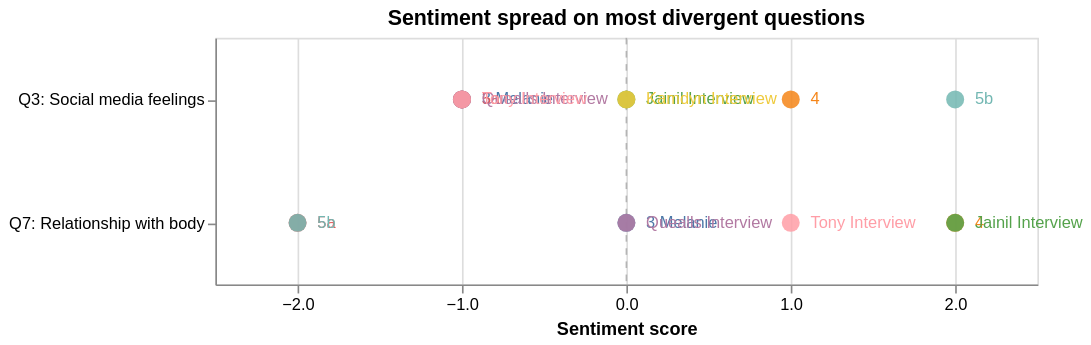

Notebook cell for this chart:
### Markdown cell above
---
## Viz 3: Dot strip plot — sentiment spread on key questions

Shows individual participant positions on Q3 (social media feelings) and Q7 (body relationship) — the two most divergent questions.

### Tableau instructions
1. Open `viz3_sentiment_strip.csv`
2. Drag `question_short` to **Rows**
3. Drag `sentiment` to **Columns** (make sure it's set to Dimension, not measure — right-click -> Dimension)
4. Actually, keep as measure with AGG set to MIN or use it on Detail
5. Better approach: Drag `sentiment` to Columns as continuous. Drag `participant_short` to **Detail**
6. Change mark type to **Circle**, increase size
7. Drag `participant_short` to **Color**
8. Drag `participant_short` to **Label**
9. Edit x-axis: fixed range -2 to 2, add a reference line at 0
10. Add a reference line: right-click axis -> Add Reference Line -> Constant value = 0, gray dashed

### Code cell
# Get Q3 and Q7 data
q3 = ca[ca["question"].str.startswith("Q3.")].copy()
q7 = ca[ca["question"].str.startswith("Q7.")].copy()

q3["question_short"] = "Q3: Social media feelings"
q7["question_short"] = "Q7: Relationship with body"

strip_data = pd.concat([q3, q7], ignore_index=True)
strip_data["participant_short"] = strip_data["participant"].apply(short_name)
strip_data = strip_data.dropna(subset=["sentiment"])

# Jitter y slightly to avoid overlap
np.random.seed(42)
strip_data["jitter"] = np.random.uniform(-0.15, 0.15, len(strip_data))

points = alt.Chart(strip_data).mark_circle(size=120, opacity=0.85).encode(
    x=alt.X("sentiment:Q", title="Sentiment score",
            scale=alt.Scale(domain=[-2.5, 2.5]),
            axis=alt.Axis(values=[-2, -1, 0, 1, 2])),
    y=alt.Y("question_short:N", title=None),
    color=alt.Color("participant_short:N", title="Participant",
                    scale=alt.Scale(scheme="tableau10")),
    tooltip=["participant_short", "question_short", "sentiment"]
)

labels = alt.Chart(strip_data).mark_text(dx=12, fontSize=10, align="left").encode(
    x=alt.X("sentiment:Q"),
    y=alt.Y("question_short:N"),
    text="participant_short:N",
    color=alt.Color("participant_short:N", legend=None,
                    scale=alt.Scale(scheme="tableau10")),
)

rule = alt.Chart(pd.DataFrame({"x": [0]})).mark_rule(
    color="gray", strokeDash=[4, 4], opacity=0.5
).encode(x="x:Q")

viz3 = (rule + points + labels).properties(
    width=500,
    height=150,
    title="Sentiment spread on most divergent questions"
)

strip_data.to_csv("viz_exports/viz3_sentiment_strip.csv", index=False)
viz3

### Figure 1 — Vega-Lite specification as saved in the notebook (floating-point values rounded to 4 significant figures)
{"config": {"view": {"continuousWidth": 300, "continuousHeight": 300}}, "layer": [{"data": {"name": "data-d285a7403ed98ae579761d64a864032b"}, "mark": {"type": "rule", "color": "gray", "opacity": 0.5, "strokeDash": [4, 4]}, "encoding": {"x": {"field": "x", "type": "quantitative"}}}, {"data": {"name": "data-adf07127e947d2b3503556678f8c476e"}, "mark": {"type": "circle", "opacity": 0.85, "size": 120}, "encoding": {"color": {"field": "participant_short", "scale": {"scheme": "tableau10"}, "title": "Participant", "type": "nominal"}, "tooltip": [{"field": "participant_short", "type": "nominal"}, {"field": "question_short", "type": "nominal"}, {"field": "sentiment", "type": "quantitative"}], "x": {"axis": {"values": [-2, -1, 0, 1, 2]}, "field": "sentiment", "scale": {"domain": [-2.5, 2.5]}, "title": "Sentiment score", "type": "quantitative"}, "y": {"field": "question_short", "title": null, "type": "nominal"}}}, {"data": {"name": "data-adf07127e947d2b3503556678f8c476e"}, "mark": {"type": "text", "align": "left", "dx": 12, "fontSize": 10}, "encoding": {"color": {"field": "participant_short", "legend": null, "scale": {"scheme": "tableau10"}, "type": "nominal"}, "text": {"field": "participant_short", "type": "nominal"}, "x": {"field": "sentiment", "type": "quantitative"}, "y": {"field": "question_short", "type": "nominal"}}}], "height": 150, "title": "Sentiment spread on most divergent questions", "width": 500, "$schema": "https://vega.github.io/schema/vega-lite/v5.20.1.json", "datasets": {"data-d285a7403ed98ae579761d64a864032b": [{"x": 0}], "data-adf07127e947d2b3503556678f8c476e": [{"participant": "Interview 3 Melanie.txt", "question": "Q3. How does scrolling through content on social media make you feel?", "answer": "Scrolling through social media makes the interviewee feel 'absent-minded and like I'm not really experiencing anything'.", "themes": "social_media_influence", "theme_count": 1, "sentiment": -1.0, "summary_tag": "absent-minded feeling", "theme_time_constraints": 0, "theme_body_image": 0, "theme_social_media_influence": 1, "theme_lack_of_knowledge": 0, "theme_low_motivation": 0, "theme_gym_intimidation": 0, "theme_social_support": 0, "theme_nutrition_energy": 0, "theme_cost_access": 0, "theme_mental_health": 0, "theme_positive_self_image": 0, "theme_intrinsic_motivation": 0, "theme_extrinsic_motivation": 0, "theme_autonomy_preference": 0, "theme_past_athletic_identity": 0, "question_short": "Q3: Social media feelings", "participant_short": "3 Melanie", "jitter": -0.03764}, {"participant": "Interview 4.txt", "question": "Q3. How does scrolling through content on social media make you feel?", "answer": "Scrolling through social media makes the interviewee laugh and allows them to catch up with friends.", "themes": "social_media_influence", "theme_count": 1, "sentiment": 1.0, "summary_tag": "social media positivity", "theme_time_constraints": 0, "theme_body_image": 0, "theme_social_media_influence": 1, "theme_lack_of_knowledge": 0, "theme_low_motivation": 0, "theme_gym_intimidation": 0, "theme_social_support": 0, "theme_nutrition_energy": 0, "theme_cost_access": 0, "theme_mental_health": 0, "theme_positive_self_image": 0, "theme_intrinsic_motivation": 0, "theme_extrinsic_motivation": 0, "theme_autonomy_preference": 0, "theme_past_athletic_identity": 0, "question_short": "Q3: Social media feelings", "participant_short": "4", "jitter": 0.1352}, {"participant": "Interview 5a.txt", "question": "Q3. How does scrolling through content on social media make you feel?", "answer": "Scrolling through social media makes the interviewee feel like they want to travel and feel behind in life, but they also use it as a way to relax. As they said, 'it's a way to relax/a reward, but afterwards, I find myself comparing.'", "themes": "social_media_influence, body_image", "theme_count": 2, "sentiment": -1.0, "summary_tag": "social comparison", "theme_time_constraints": 0, "theme_body_image": 1, "theme_social_media_influence": 1, "theme_lack_of_knowledge": 0, "theme_low_motivation": 0, "theme_gym_intimidation": 0, "theme_social_support": 0, "theme_nutrition_energy": 0, "theme_cost_access": 0, "theme_mental_health": 0, "theme_positive_self_image": 0, "theme_intrinsic_motivation": 0, "theme_extrinsic_motivation": 0, "theme_autonomy_preference": 0, "theme_past_athletic_identity": 0, "question_short": "Q3: Social media feelings", "participant_short": "5a", "jitter": 0.0696}, {"participant": "Interview 5b.txt", "question": "Q3. How does scrolling through content on social media make you feel?", "answer": "Scrolling through social media makes the interviewee feel good, builds dopamine, and is emotionally captivating.", "themes": "social_media_influence, positive_self_image", "theme_count": 2, "sentiment": 2.0, "summary_tag": "social media positivity", "theme_time_constraints": 0, "theme_body_image": 0, "theme_social_media_influence": 1, "theme_lack_of_knowledge": 0, "theme_low_motivation": 0, "theme_gym_intimidation": 0, "theme_social_support": 0, "theme_nutrition_energy": 0, "theme_cost_access": 0, "theme_mental_health": 0, "theme_positive_self_image": 1, "theme_intrinsic_motivation": 0, "theme_extrinsic_motivation": 0, "theme_autonomy_preference": 0, "theme_past_athletic_identity": 0, "question_short": "Q3: Social media feelings", "participant_short": "5b", "jitter": 0.0296}, {"participant": "Jainil Interview.txt", "question": "Q3. How does scrolling through content on social media make you feel?", "answer": "The interviewee experiences a range of emotions, including happiness, sadness, and everything in between.", "themes": "social_media_influence", "theme_count": 1, "sentiment": 0.0, "summary_tag": "mixed emotions", "theme_time_constraints": 0, "theme_body_image": 0, "theme_social_media_influence": 1, "theme_lack_of_knowledge": 0, "theme_low_motivation": 0, "theme_gym_intimidation": 0, "theme_social_support": 0, "theme_nutrition_energy": 0, "theme_cost_access": 0, "theme_mental_health": 0, "theme_positive_self_image": 0, "theme_intrinsic_motivation": 0, "theme_extrinsic_motivation": 0, "theme_autonomy_preference": 0, "theme_past_athletic_identity": 0, "question_short": "Q3: Social media feelings", "participant_short": "Jainil Interview", "jitter": -0.1032}, {"participant": "Kamdyn Interview.txt", "question": "Q3. How does scrolling through content on social media make you feel?", "answer": "The interviewee's feelings depend on the platform; YouTube is used for infotainment, while Instagram is for mindless fun, with 15-20 minutes spent scrolling through their feed and the rest on the explore page.", "themes": "social_media_influence", "theme_count": 1, "sentiment": 0.0, "summary_tag": "neutral social media", "theme_time_constraints": 0, "theme_body_image": 0, "theme_social_media_influence": 1, "theme_lack_of_knowledge": 0, "theme_low_motivation": 0, "theme_gym_intimidation": 0, "theme_social_support": 0, "theme_nutrition_energy": 0, "theme_cost_access": 0, "theme_mental_health": 0, "theme_positive_self_image": 0, "theme_intrinsic_motivation": 0, "theme_extrinsic_motivation": 0, "theme_autonomy_preference": 0, "theme_past_athletic_identity": 0, "question_short": "Q3: Social media feelings", "participant_short": "Kamdyn Interview", "jitter": -0.1032}, {"participant": "Quealls Interview.txt", "question": "Q3. How does scrolling through content on social media make you feel?", "answer": "Scrolling through social media makes the interviewee feel like they are too dependent on technology and social media for gratification.", "themes": "social_media_influence, mental_health", "theme_count": 2, "sentiment": -1.0, "summary_tag": "technology dependence", "theme_time_constraints": 0, "theme_body_image": 0, "theme_social_media_influence": 1, "theme_lack_of_knowledge": 0, "theme_low_motivation": 0, "theme_gym_intimidation": 0, "theme_social_support": 0, "theme_nutrition_energy": 0, "theme_cost_access": 0, "theme_mental_health": 1, "theme_positive_self_image": 0, "theme_intrinsic_motivation": 0, "theme_extrinsic_motivation": 0, "theme_autonomy_preference": 0, "theme_past_athletic_identity": 0, "question_short": "Q3: Social media feelings", "participant_short": "Quealls Interview", "jitter": -0.1326}, {"participant": "Tony Interview.txt", "question": "Q3. How does scrolling through content on social media make you feel?", "answer": "The interviewee feels a mix of emotions, including anticipation and distraction, due to social media's design to activate their dopamine circuitry, making them feel like they're wasting time but also getting some valuable content.", "themes": "social_media_influence", "theme_count": 1, "sentiment": -1.0, "summary_tag": "mixed emotions", "theme_time_constraints": 0, "theme_body_image": 0, "theme_social_media_influence": 1, "theme_lack_of_knowledge": 0, "theme_low_motivation": 0, "theme_gym_intimidation": 0, "theme_social_support": 0, "theme_nutrition_energy": 0, "theme_cost_access": 0, "theme_mental_health": 0, "theme_positive_self_image": 0, "theme_intrinsic_motivation": 0, "theme_extrinsic_motivation": 0, "theme_autonomy_preference": 0, "theme_past_athletic_identity": 0, "question_short": "Q3: Social media feelings", "participant_short": "Tony Interview", "jitter": 0.1099}, {"participant": "Interview 3 Melanie.txt", "question": "Q7. How would you describe your relationship with your body currently?", "answer": "The interviewee describes their relationship with their body as 'neutral enough' but is constantly trying to improve.", "themes": "body_image", "theme_count": 1, "sentiment": 0.0, "summary_tag": "neutral body image", "theme_time_constraints": 0, "theme_body_image": 1, "theme_social_media_influence": 0, "theme_lack_of_knowledge": 0, "theme_low_motivation": 0, "theme_gym_intimidation": 0, "theme_social_support": 0, "theme_nutrition_energy": 0, "theme_cost_access": 0, "theme_mental_health": 0, "theme_positive_self_image": 0, "theme_intrinsic_motivation": 0, "theme_extrinsic_motivation": 0, "theme_autonomy_preference": 0, "theme_past_athletic_identity": 0, "question_short": "Q7: Relationship with body", "participant_short": "3 Melanie", "jitter": 0.03033}, {"participant": "Interview 4.txt", "question": "Q7. How would you describe your relationship with your body currently?", "answer": "The interviewee describes their current relationship with their body as 'good'.", "themes": "body_image, positive_self_image", "theme_count": 2, "sentiment": 2.0, "summary_tag": "body positivity", "theme_time_constraints": 0, "theme_body_image": 1, "theme_social_media_influence": 0, "theme_lack_of_knowledge": 0, "theme_low_motivation": 0, "theme_gym_intimidation": 0, "theme_social_support": 0, "theme_nutrition_energy": 0, "theme_cost_access": 0, "theme_mental_health": 0, "theme_positive_self_image": 1, "theme_intrinsic_motivation": 0, "theme_extrinsic_motivation": 0, "theme_autonomy_preference": 0, "theme_past_athletic_identity": 0, "question_short": "Q7: Relationship with body", "participant_short": "4", "jitter": 0.06242}, {"participant": "Interview 5a.txt", "question": "Q7. How would you describe your relationship with your body currently?", "answer": "The interviewee describes their relationship with their body as 'negative' and expresses dissatisfaction with their current physical shape, mentioning struggles with overindulgence in food and a mental game where their body is seen as a reward.", "themes": "body_image, mental_health", "theme_count": 2, "sentiment": -2.0, "summary_tag": "body dissatisfaction", "theme_time_constraints": 0, "theme_body_image": 1, "theme_social_media_influence": 0, "theme_lack_of_knowledge": 0, "theme_low_motivation": 0, "theme_gym_intimidation": 0, "theme_social_support": 0, "theme_nutrition_energy": 0, "theme_cost_access": 0, "theme_mental_health": 1, "theme_positive_self_image": 0, "theme_intrinsic_motivation": 0, "theme_extrinsic_motivation": 0, "theme_autonomy_preference": 0, "theme_past_athletic_identity": 0, "question_short": "Q7: Relationship with body", "participant_short": "5a", "jitter": -0.1438}, {"participant": "Interview 5b.txt", "question": "Q7. How would you describe your relationship with your body currently?", "answer": "The interviewee describes their relationship with their body as abusive and neglectful.", "themes": "body_image, mental_health", "theme_count": 2, "sentiment": -2.0, "summary_tag": "abusive body relationship", "theme_time_constraints": 0, "theme_body_image": 1, "theme_social_media_influence": 0, "theme_lack_of_knowledge": 0, "theme_low_motivation": 0, "theme_gym_intimidation": 0, "theme_social_support": 0, "theme_nutrition_energy": 0, "theme_cost_access": 0, "theme_mental_health": 1, "theme_positive_self_image": 0, "theme_intrinsic_motivation": 0, "theme_extrinsic_motivation": 0, "theme_autonomy_preference": 0, "theme_past_athletic_identity": 0, "question_short": "Q7: Relationship with body", "participant_short": "5b", "jitter": 0.141}, {"participant": "Jainil Interview.txt", "question": "Q7. How would you describe your relationship with your body currently?", "answer": "The interviewee feels great about their body.", "themes": "positive_self_image, body_image", "theme_count": 2, "sentiment": 2.0, "summary_tag": "body positivity", "theme_time_constraints": 0, "theme_body_image": 1, "theme_social_media_influence": 0, "theme_lack_of_knowledge": 0, "theme_low_motivation": 0, "theme_gym_intimidation": 0, "theme_social_support": 0, "theme_nutrition_energy": 0, "theme_cost_access": 0, "theme_mental_health": 0, "theme_positive_self_image": 1, "theme_intrinsic_motivation": 0, "theme_extrinsic_motivation": 0, "theme_autonomy_preference": 0, "theme_past_athletic_identity": 0, "question_short": "Q7: Relationship with body", "participant_short": "Jainil Interview", "jitter": 0.09973}, {"participant": "Quealls Interview.txt", "question": "Q7. How would you describe your relationship with your body currently?", "answer": "The interviewee is fine with how they look but acknowledges they could improve by eating less.", "themes": "body_image", "theme_count": 1, "sentiment": 0.0, "summary_tag": "body acceptance", "theme_time_constraints": 0, "theme_body_image": 1, "theme_social_media_influence": 0, "theme_lack_of_knowledge": 0, "theme_low_motivation": 0, "theme_gym_intimidation": 0, "theme_social_support": 0, "theme_nutrition_energy": 0, "theme_cost_access": 0, "theme_mental_health": 0, "theme_positive_self_image": 0, "theme_intrinsic_motivation": 0, "theme_extrinsic_motivation": 0, "theme_autonomy_preference": 0, "theme_past_athletic_identity": 0, "question_short": "Q7: Relationship with body", "participant_short": "Quealls Interview", "jitter": -0.0863}, {"participant": "Tony Interview.txt", "question": "Q7. How would you describe your relationship with your body currently?", "answer": "Brief response: The interviewee describes their current relationship with their body as 'pretty good'.", "themes": "body_image, positive_self_image", "theme_count": 2, "sentiment": 1.0, "summary_tag": "positive body image", "theme_time_constraints": 0, "theme_body_image": 1, "theme_social_media_influence": 0, "theme_lack_of_knowledge": 0, "theme_low_motivation": 0, "theme_gym_intimidation": 0, "theme_social_support": 0, "theme_nutrition_energy": 0, "theme_cost_access": 0, "theme_mental_health": 0, "theme_positive_self_image": 1, "theme_intrinsic_motivation": 0, "theme_extrinsic_motivation": 0, "theme_autonomy_preference": 0, "theme_past_athletic_identity": 0, "question_short": "Q7: Relationship with body", "participant_short": "Tony Interview", "jitter": -0.09545}]}}
